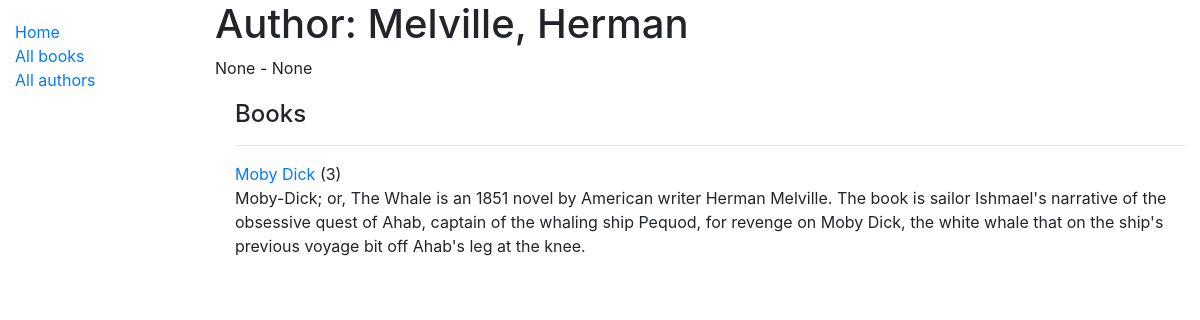
The page /catalog/authors/2 on the database its author committed.
### catalog/models.py (models this page shows, shortened)
class Author(models.Model):
    first_name = models.CharField(max_length=100)
    last_name = models.CharField(max_length=100)
    date_of_birth = models.DateField(null=True, blank=True)
    date_of_death = models.DateField('Died', null=True, blank=True)
    class Meta:
        ordering = ['last_name', 'first_name']
    def __str__(self):
        return f'{self.last_name}, {self.first_name}'

class Book(models.Model):
    title = models.CharField(max_length=200)
    author = models.ForeignKey('Author', on_delete=models.SET_NULL, null=True)
    summary = models.TextField(max_length=1000, help_text='Enter a brief description of the book')
    isbn = models.CharField('ISBN', max_length=13, help_text='13 Character <a href="https://www.isbn-international.org'
                                                             '/content/what-isbn">ISBN number</a>')
    genre = models.ManyToManyField(Genre, help_text='Select a genre for this book')
    language = models.ForeignKey('Language', on_delete=models.SET_NULL, null=True)
    class Meta:
        ordering = ['title']
    def display_genre(self):
        return ', '.join(genre.name for genre in self.genre.all()[:3])
    display_genre.short_description = 'Genre'

### catalog/views.py (the view)
# urls.py: path('authors/<int:pk>', views.AuthorDetailView.as_view(), name='author-detail'),
class AuthorDetailView(generic.DetailView):
    model = Author

### catalog/templates/catalog/author_detail.html
{% extends "base_generic.html" %}
{% block content %}
    <h1>Author: {{ author }}</h1>
    <p>{{ author.date_of_birth }} - {{ author.date_of_death }}</p>
    <div style="margin-left:20px;margin-top:20px">
        <h4>Books</h4>
        {% for book in author.book_set.all %}
            <hr>
            <a href="{% url 'book-detail' book.pk %}">{{ book.title }}</a> ({{ book.bookinstance_set.all.count }})
            <p>{{ book.summary }}</p>
        {% endfor %}
    </div>
{% endblock %}

### rows shown on the page
Author: last_name+first_name "Melville, Herman", date_of_birth "None", date_of_death "None"
Book: title "Moby Dick", bookinstance_set.all.count "3", summary "Moby-Dick; or, The Whale is an 1851 novel by American writer Herman Melville. The book is sailor Ishmael's narrative of the obsessive quest of Ahab, captain of the whaling ship Pequod, for revenge on Moby Dick, the white whale that on the ship's previous voyage bit off Ahab's leg at the knee."
